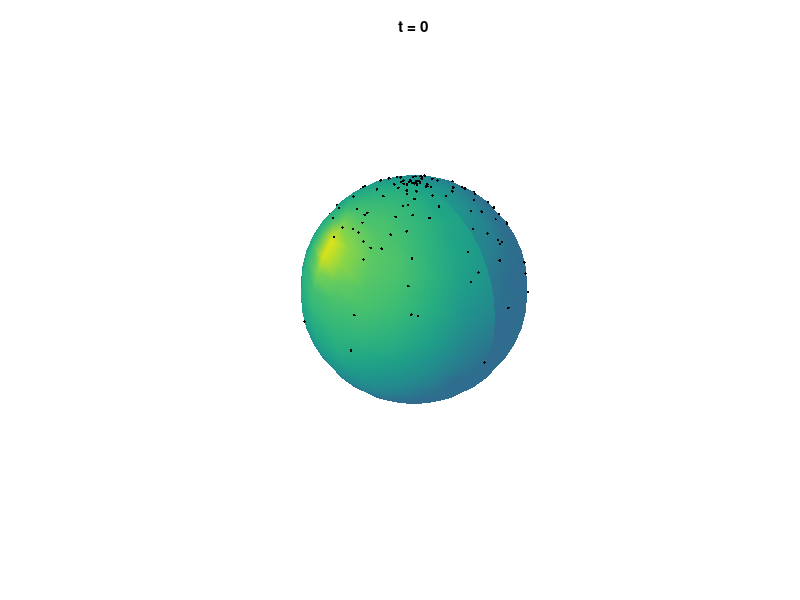

Here is the MATLAB script that generated this plot: (Note: this script raises an error after producing the figure.)
%% 2-sphere: potential giving uniform density distribution at equilibrium

%% Radius and number of particles
clear, close all;

R=1;
N = 140;
N_vac = 0;

% pick a particle to follow its path
p_num = 7;
p = randi(N,p_num,1);


%% time-step
dt=10^-2;
tmax=60;
step_num=ceil(tmax/dt);
dt = tmax/step_num;
frame_skip = floor(step_num/100);
% frame_skip = 1;
%% initial condition and plotting it
% phi=rand(1,N)'*2*pi;
% th=rand(1,N)'*pi-(pi/2);

% phi from 0 to 2pi
phi=randn(1,N)'*2*pi;
% phi = linspace(0,2*pi,N+1); phi = (phi(1:end-1))';
% th from 0 to pi, angle from z-axis
th=randn(1,N)';
[X,Y,Z] = sph2cart(phi,pi/2-th,R); % all actual particles

% vacuum particles
phi_v = rand(1,N_vac)';
th_v = rand(1,N_vac)'*pi/2+pi/2;
[Xv,Yv,Zv] = sph2cart(phi_v,pi/2-th_v,R); % vaccum

% particle paths
th_p = th(p);
phi_p = phi(p);
path_scaling = 50;
[Xp,Yp,Zp] = sph2cart(phi_p,pi/2-th_p,R+eps*dt*path_scaling);

H = plot3(X,Y,Z,'k.'); hold on;
Hv = plot3(Xv,Yv,Zv,'r.'); % empty particles
% scatter3(Xp,Yp,Zp,'r*');
title('t = 0');
p_axis=R*1.5;
axis([-p_axis, p_axis,-p_axis, p_axis,-p_axis, p_axis]);

%% plot sphere
[x,y,z]=sphere;
Re=R-eps;
sph = surfl(x*Re, y*Re, z*Re);
set(sph, 'FaceAlpha', 1)
shading interp;
axis square;
az = 45;
el = 20;
% el = -90;
view(az, el);


%% Forward Euler
dth=zeros(N,1);
dphi=zeros(N,1);

dth_v=zeros(N_vac,1);
dphi_v=zeros(N_vac,1);
% kp=1/R^2;

% set up particle paths
X_path = zeros(p_num,frame_skip+1);
Y_path = zeros(p_num,frame_skip+1);
Z_path = zeros(p_num,frame_skip+1);
X_path(:,1) = Xp;
Y_path(:,1) = Yp;
Z_path(:,1) = Zp;

%% get first frame
set(gca,'nextplot','replacechildren','visible','off')
f = getframe;
[im,map] = rgb2ind(f.cdata,256,'nodither');
% im(1,1,1,step_num) = 0;

%% step forward

for k=1:step_num
    
    % actual particles
    for i=1:N
        th_i=th(i);
        phi_i=phi(i);
        
        sum_th = 0;
        sum_phi = 0;
        for j=1:N
            if j==i
                continue;
            else
                
                th_j=th(j);
                phi_j=phi(j);
                
                sin_th_i = sin(th_i);
                sin_th_j = sin(th_j);
                cos_th_i = cos(th_i);
                cos_th_j = cos(th_j);
                
                z=cos_th_i*cos_th_j + sin_th_i*sin_th_j*cos(phi_i-phi_j);
                
                % sin potential
                w = 1/(4*pi) * cot(acos(z)/2) / sqrt(1-z^2) ; % dK/dz
                % cot(angle/2) / sin(angle)
                
                
                % w = 1/(4*pi) * cot((acos(z))^2/2).*acos(z) ./ sqrt(1-z^2) ; % dK/dz
                % cot(angle/2) / sin(angle)
                
                % tan potential
                % w =  1/ (2*pi * (1-z^2) ); % simplified using double angle identity
                
                % cos potential
                % w =  1/(4*pi) * tan(acos(z)/2) / sqrt(1-z^2);
                
                % test
                % w =  1/(4*pi) * z / sqrt(1-z^2);
                
                sum_th = sum_th + ( -sin_th_i * cos_th_j + cos_th_i * sin_th_j * cos(phi_i-phi_j) ) * w / R^2;
                sum_phi = sum_phi - sin_th_i * sin_th_j * sin(phi_i - phi_j) * w / ( R^2 * sin_th_i^2);
            end
        end
        dth(i)=-sum_th/N;
        dphi(i)=-sum_phi/N;
    end
    
    
    % empty particles
    for i=1:N_vac
        th_v_i=th_v(i);
        phi_v_i=phi_v(i);
        
        sum_th_v = 0;
        sum_phi_v = 0;
        for j=1:N
            th_j=th(j);
            phi_j=phi(j);
            
            sin_th2_i = sin(th_v_i);
            sin_th_j = sin(th_j);
            cos_th2_i = cos(th_v_i);
            cos_th_j = cos(th_j);
            
            z=cos_th2_i*cos_th_j + sin_th2_i*sin_th_j*cos(abs(phi_v_i-phi_j));
            w = 1/(4*pi) * cot(acos(z)/2) / sqrt(1-z^2) ;
            
            % sinh potential
            sum_th_v = sum_th_v + ( -sin_th2_i * cos_th_j + cos_th2_i * sin_th_j * cos(abs(phi_v_i-phi_j)) ) * w / R^2;
            sum_phi_v = sum_phi_v - sin_th2_i * sin_th_j * sin( abs (phi_v_i - phi_j)) * sign (phi_v_i - phi_j) * w / ( R^2 * sin_th2_i^2);
        end
        dth_v(i)=-sum_th/N;
        dphi_v(i)=-sum_phi/N;
    end
    
    % existing particles
    th = th + dt*dth;
    phi = phi + dt*dphi;
    [th,phi] = recaliberate(th,phi);
    [X,Y,Z] = sph2cart(phi,pi/2-th,R);
    
    % vaccum particles
    th_v = th_v + dt*dth_v;
    phi_v = phi_v + dt*phi_v;
    [th_v,phi_v] = recaliberate(th_v,phi_v);
    [Xv,Yv,Zv] = sph2cart(phi_v,pi/2-th_v,R);
    
    % characterstics paths
    th_p = th(p);
    phi_p = phi(p);
    [Xp,Yp,Zp] = sph2cart(phi_p,pi/2-th_p,R+eps*dt*path_scaling);
    
    path_ind = mod(k,frame_skip) + 1;
    X_path(:,path_ind) = Xp;
    Y_path(:,path_ind) = Yp;
    Z_path(:,path_ind) = Zp;
    
    
    
    if and(norm(dth,Inf) < 10^-2, norm(dphi,Inf) < 10^-2)
        disp(['Speed very small at t = ' num2str(dt*k-1)]);
        break;
    elseif norm([dth;dphi],Inf) > 10^6
        disp(['Speed blow up at t = ' num2str(dt*k)]);
        break;
    end
    
    if mod(k,frame_skip)==0
        set(H,{'xdata','ydata','zdata'},{X,Y,Z});
        set(Hv,{'xdata','ydata','zdata'},{Xv,Yv,Zv});
        line(X_path, Y_path,Z_path,'color',[1,0.5,0],'LineWidth',1,'LineStyle','-');
        title(['t = ' num2str(k*dt)]);
        drawnow;
        f = getframe;
        im(:,:,1,k/frame_skip) = rgb2ind(f.cdata,map,'nodither');
    end
end

imwrite(im,map,'Sphere_aggregation.gif','DelayTime',0,'LoopCount',inf)

%% plot equilibirum

% set(H,{'xdata','ydata','zdata'},{X,Y,Z});
% title(['t = ' num2str(k*dt)]);

% figure(2)
% [XX,YY] = pol2cart(phi,th);
% plot(XX,YY,'.');
% axis square, axis equal;